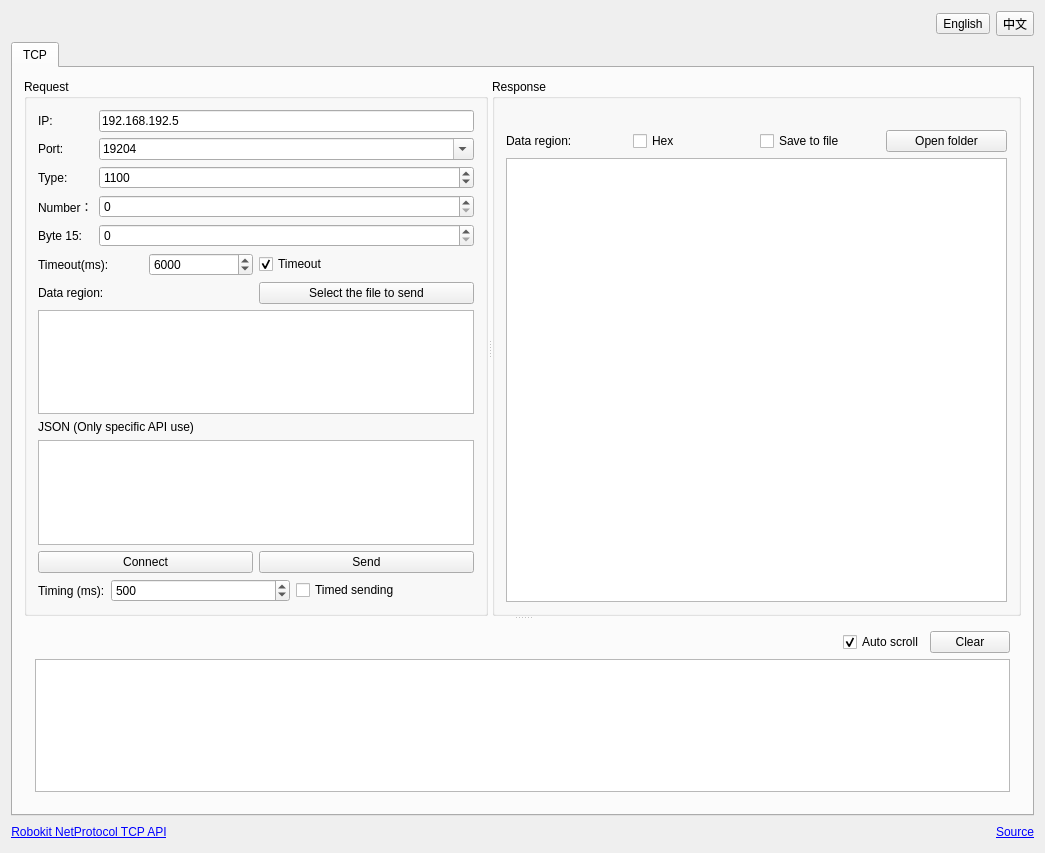
<?xml version="1.0" encoding="UTF-8"?>
<ui version="4.0">
 <class>SCTcpToolWidget</class>
 <widget class="QWidget" name="SCTcpToolWidget">
  <property name="geometry">
   <rect>
    <x>0</x>
    <y>0</y>
    <width>1045</width>
    <height>853</height>
   </rect>
  </property>
  <property name="windowTitle">
   <string>Network protocol test tool</string>
  </property>
  <property name="styleSheet">
   <string notr="true"/>
  </property>
  <layout class="QVBoxLayout" name="verticalLayout_4">
   <item>
    <layout class="QHBoxLayout" name="horizontalLayout_9">
     <item>
      <spacer name="horizontalSpacer_3">
       <property name="orientation">
        <enum>Qt::Horizontal</enum>
       </property>
       <property name="sizeHint" stdset="0">
        <size>
         <width>40</width>
         <height>20</height>
        </size>
       </property>
      </spacer>
     </item>
     <item>
      <widget class="QToolButton" name="toolButton_en">
       <property name="text">
        <string>English</string>
       </property>
      </widget>
     </item>
     <item>
      <widget class="QToolButton" name="toolButton_ch">
       <property name="text">
        <string>中文</string>
       </property>
      </widget>
     </item>
    </layout>
   </item>
   <item>
    <widget class="QTabWidget" name="tabWidget">
     <property name="currentIndex">
      <number>0</number>
     </property>
     <widget class="QWidget" name="tab">
      <attribute name="title">
       <string>TCP</string>
      </attribute>
      <layout class="QVBoxLayout" name="verticalLayout_5">
       <item>
        <widget class="QSplitter" name="splitter_2">
         <property name="lineWidth">
          <number>0</number>
         </property>
         <property name="orientation">
          <enum>Qt::Vertical</enum>
         </property>
         <widget class="QSplitter" name="splitter">
          <property name="lineWidth">
           <number>0</number>
          </property>
          <property name="orientation">
           <enum>Qt::Horizontal</enum>
          </property>
          <widget class="QGroupBox" name="groupBox">
           <property name="sizePolicy">
            <sizepolicy hsizetype="Preferred" vsizetype="Preferred">
             <horstretch>0</horstretch>
             <verstretch>0</verstretch>
            </sizepolicy>
           </property>
           <property name="title">
            <string>Request</string>
           </property>
           <layout class="QVBoxLayout" name="verticalLayout_2">
            <item>
             <layout class="QFormLayout" name="formLayout">
              <property name="sizeConstraint">
               <enum>QLayout::SetDefaultConstraint</enum>
              </property>
              <item row="0" column="0">
               <widget class="QLabel" name="label_2">
                <property name="text">
                 <string>IP:</string>
                </property>
               </widget>
              </item>
              <item row="0" column="1">
               <widget class="QLineEdit" name="lineEdit_ip">
                <property name="text">
                 <string>192.168.192.5</string>
                </property>
               </widget>
              </item>
              <item row="1" column="0">
               <widget class="QLabel" name="label_3">
                <property name="text">
                 <string>Port:</string>
                </property>
               </widget>
              </item>
              <item row="1" column="1">
               <widget class="QComboBox" name="comboBox_port">
                <property name="editable">
                 <bool>true</bool>
                </property>
                <item>
                 <property name="text">
                  <string>19204</string>
                 </property>
                </item>
                <item>
                 <property name="text">
                  <string>19205</string>
                 </property>
                </item>
                <item>
                 <property name="text">
                  <string>19206</string>
                 </property>
                </item>
                <item>
                 <property name="text">
                  <string>19207</string>
                 </property>
                </item>
                <item>
                 <property name="text">
                  <string>19208</string>
                 </property>
                </item>
                <item>
                 <property name="text">
                  <string>19209</string>
                 </property>
                </item>
                <item>
                 <property name="text">
                  <string>19210</string>
                 </property>
                </item>
                <item>
                 <property name="text">
                  <string>19200</string>
                 </property>
                </item>
               </widget>
              </item>
              <item row="2" column="0">
               <widget class="QLabel" name="label_9">
                <property name="text">
                 <string>Type:</string>
                </property>
               </widget>
              </item>
              <item row="3" column="0">
               <widget class="QLabel" name="label_4">
                <property name="text">
                 <string>Number：</string>
                </property>
               </widget>
              </item>
              <item row="4" column="0">
               <widget class="QLabel" name="label_8">
                <property name="text">
                 <string>Byte 15:</string>
                </property>
               </widget>
              </item>
              <item row="4" column="1">
               <widget class="QSpinBox" name="spinBox_byte15">
                <property name="maximum">
                 <number>255</number>
                </property>
               </widget>
              </item>
              <item row="2" column="1">
               <widget class="QSpinBox" name="spinBox_sendCommand">
                <property name="maximum">
                 <number>66535</number>
                </property>
                <property name="value">
                 <number>1100</number>
                </property>
               </widget>
              </item>
              <item row="3" column="1">
               <widget class="QSpinBox" name="spinBox_number">
                <property name="maximum">
                 <number>66535</number>
                </property>
               </widget>
              </item>
             </layout>
            </item>
            <item>
             <layout class="QHBoxLayout" name="horizontalLayout_6">
              <item>
               <layout class="QHBoxLayout" name="horizontalLayout_3">
                <item>
                 <widget class="QLabel" name="label_7">
                  <property name="sizePolicy">
                   <sizepolicy hsizetype="Preferred" vsizetype="Preferred">
                    <horstretch>0</horstretch>
                    <verstretch>0</verstretch>
                   </sizepolicy>
                  </property>
                  <property name="text">
                   <string>Timeout(ms):</string>
                  </property>
                 </widget>
                </item>
                <item>
                 <widget class="QSpinBox" name="spinBox_timeOut">
                  <property name="minimum">
                   <number>100</number>
                  </property>
                  <property name="maximum">
                   <number>99999999</number>
                  </property>
                  <property name="value">
                   <number>6000</number>
                  </property>
                 </widget>
                </item>
               </layout>
              </item>
              <item>
               <widget class="QCheckBox" name="checkBox_timeOut">
                <property name="text">
                 <string>Timeout</string>
                </property>
                <property name="checked">
                 <bool>true</bool>
                </property>
               </widget>
              </item>
             </layout>
            </item>
            <item>
             <layout class="QHBoxLayout" name="horizontalLayout">
              <item>
               <widget class="QLabel" name="label_5">
                <property name="text">
                 <string>Data region:</string>
                </property>
               </widget>
              </item>
              <item>
               <widget class="QPushButton" name="pushButton_zipFile">
                <property name="text">
                 <string>Select the file to send</string>
                </property>
               </widget>
              </item>
             </layout>
            </item>
            <item>
             <widget class="QTextEdit" name="textEdit_sendData">
              <property name="sizePolicy">
               <sizepolicy hsizetype="Preferred" vsizetype="Expanding">
                <horstretch>0</horstretch>
                <verstretch>0</verstretch>
               </sizepolicy>
              </property>
             </widget>
            </item>
            <item>
             <widget class="QLabel" name="label">
              <property name="text">
               <string>JSON (Only specific API use)</string>
              </property>
             </widget>
            </item>
            <item>
             <widget class="QTextEdit" name="textEdit_JSON"/>
            </item>
            <item>
             <layout class="QHBoxLayout" name="horizontalLayout_4">
              <item>
               <widget class="QPushButton" name="pushButton_connect">
                <property name="text">
                 <string>Connect</string>
                </property>
                <property name="checkable">
                 <bool>true</bool>
                </property>
               </widget>
              </item>
              <item>
               <widget class="QPushButton" name="pushButton_send">
                <property name="text">
                 <string>Send</string>
                </property>
               </widget>
              </item>
             </layout>
            </item>
            <item>
             <layout class="QHBoxLayout" name="horizontalLayout_8">
              <item>
               <widget class="QLabel" name="label_10">
                <property name="sizePolicy">
                 <sizepolicy hsizetype="Fixed" vsizetype="Preferred">
                  <horstretch>0</horstretch>
                  <verstretch>0</verstretch>
                 </sizepolicy>
                </property>
                <property name="text">
                 <string>Timing (ms):</string>
                </property>
               </widget>
              </item>
              <item>
               <widget class="QSpinBox" name="spinBox_queryTime">
                <property name="maximum">
                 <number>9999</number>
                </property>
                <property name="value">
                 <number>500</number>
                </property>
               </widget>
              </item>
              <item>
               <widget class="QCheckBox" name="checkBox_queryTime">
                <property name="text">
                 <string>Timed sending</string>
                </property>
               </widget>
              </item>
             </layout>
            </item>
           </layout>
          </widget>
          <widget class="QGroupBox" name="groupBox_2">
           <property name="sizePolicy">
            <sizepolicy hsizetype="Expanding" vsizetype="Expanding">
             <horstretch>0</horstretch>
             <verstretch>0</verstretch>
            </sizepolicy>
           </property>
           <property name="title">
            <string>Response</string>
           </property>
           <layout class="QVBoxLayout" name="verticalLayout">
            <item>
             <widget class="QLabel" name="label_revText">
              <property name="text">
               <string/>
              </property>
             </widget>
            </item>
            <item>
             <layout class="QHBoxLayout" name="horizontalLayout_5">
              <item>
               <widget class="QLabel" name="label_12">
                <property name="text">
                 <string>Data region:</string>
                </property>
               </widget>
              </item>
              <item>
               <widget class="QCheckBox" name="checkBox_revHex">
                <property name="text">
                 <string>Hex</string>
                </property>
               </widget>
              </item>
              <item>
               <widget class="QCheckBox" name="checkBox_saveFile">
                <property name="text">
                 <string>Save to file</string>
                </property>
               </widget>
              </item>
              <item>
               <widget class="QPushButton" name="pushButton_openFolder">
                <property name="text">
                 <string>Open folder</string>
                </property>
               </widget>
              </item>
             </layout>
            </item>
            <item>
             <widget class="QTextEdit" name="textEdit_revData">
              <property name="sizePolicy">
               <sizepolicy hsizetype="Expanding" vsizetype="Expanding">
                <horstretch>0</horstretch>
                <verstretch>0</verstretch>
               </sizepolicy>
              </property>
              <property name="readOnly">
               <bool>false</bool>
              </property>
             </widget>
            </item>
           </layout>
          </widget>
         </widget>
         <widget class="QWidget" name="layoutWidget">
          <layout class="QVBoxLayout" name="verticalLayout_3">
           <item>
            <layout class="QHBoxLayout" name="horizontalLayout_2">
             <item>
              <spacer name="horizontalSpacer">
               <property name="orientation">
                <enum>Qt::Horizontal</enum>
               </property>
               <property name="sizeHint" stdset="0">
                <size>
                 <width>40</width>
                 <height>20</height>
                </size>
               </property>
              </spacer>
             </item>
             <item>
              <widget class="QCheckBox" name="checkBox_automatically">
               <property name="text">
                <string>Auto scroll</string>
               </property>
               <property name="checked">
                <bool>true</bool>
               </property>
              </widget>
             </item>
             <item>
              <widget class="QPushButton" name="pushButton_clearInfo">
               <property name="text">
                <string>Clear</string>
               </property>
              </widget>
             </item>
            </layout>
           </item>
           <item>
            <widget class="QTextEdit" name="textEdit_info">
             <property name="readOnly">
              <bool>false</bool>
             </property>
            </widget>
           </item>
          </layout>
         </widget>
        </widget>
       </item>
      </layout>
     </widget>
    </widget>
   </item>
   <item>
    <layout class="QHBoxLayout" name="horizontalLayout_7">
     <item>
      <widget class="QLabel" name="label_11">
       <property name="text">
        <string>&lt;html&gt;&lt;head/&gt;&lt;body&gt;&lt;p&gt;&lt;a href=&quot;https://seer-group.yuque.com/books/share/16f5a74f-7109-4cef-b5d2-cf1414f20089?# 《Robokit API 通信协议》&quot;&gt;&lt;span style=&quot; text-decoration: underline; color:#0000ff;&quot;&gt;Robokit NetProtocol TCP API&lt;/span&gt;&lt;/a&gt;&lt;/p&gt;&lt;/body&gt;&lt;/html&gt;</string>
       </property>
       <property name="alignment">
        <set>Qt::AlignCenter</set>
       </property>
       <property name="openExternalLinks">
        <bool>true</bool>
       </property>
      </widget>
     </item>
     <item>
      <spacer name="horizontalSpacer_2">
       <property name="orientation">
        <enum>Qt::Horizontal</enum>
       </property>
       <property name="sizeHint" stdset="0">
        <size>
         <width>40</width>
         <height>20</height>
        </size>
       </property>
      </spacer>
     </item>
     <item>
      <widget class="QLabel" name="label_6">
       <property name="text">
        <string>&lt;html&gt;&lt;head/&gt;&lt;body&gt;&lt;p&gt;&lt;a href=&quot;https://github.com/seer-robotics/SeerTCPTest&quot;&gt;&lt;span style=&quot; text-decoration: underline; color:#0000ff;&quot;&gt;Source&lt;/span&gt;&lt;/a&gt;&lt;/p&gt;&lt;/body&gt;&lt;/html&gt;</string>
       </property>
       <property name="alignment">
        <set>Qt::AlignCenter</set>
       </property>
       <property name="openExternalLinks">
        <bool>true</bool>
       </property>
      </widget>
     </item>
    </layout>
   </item>
  </layout>
 </widget>
 <layoutdefault spacing="6" margin="11"/>
 <resources/>
 <connections/>
</ui>
